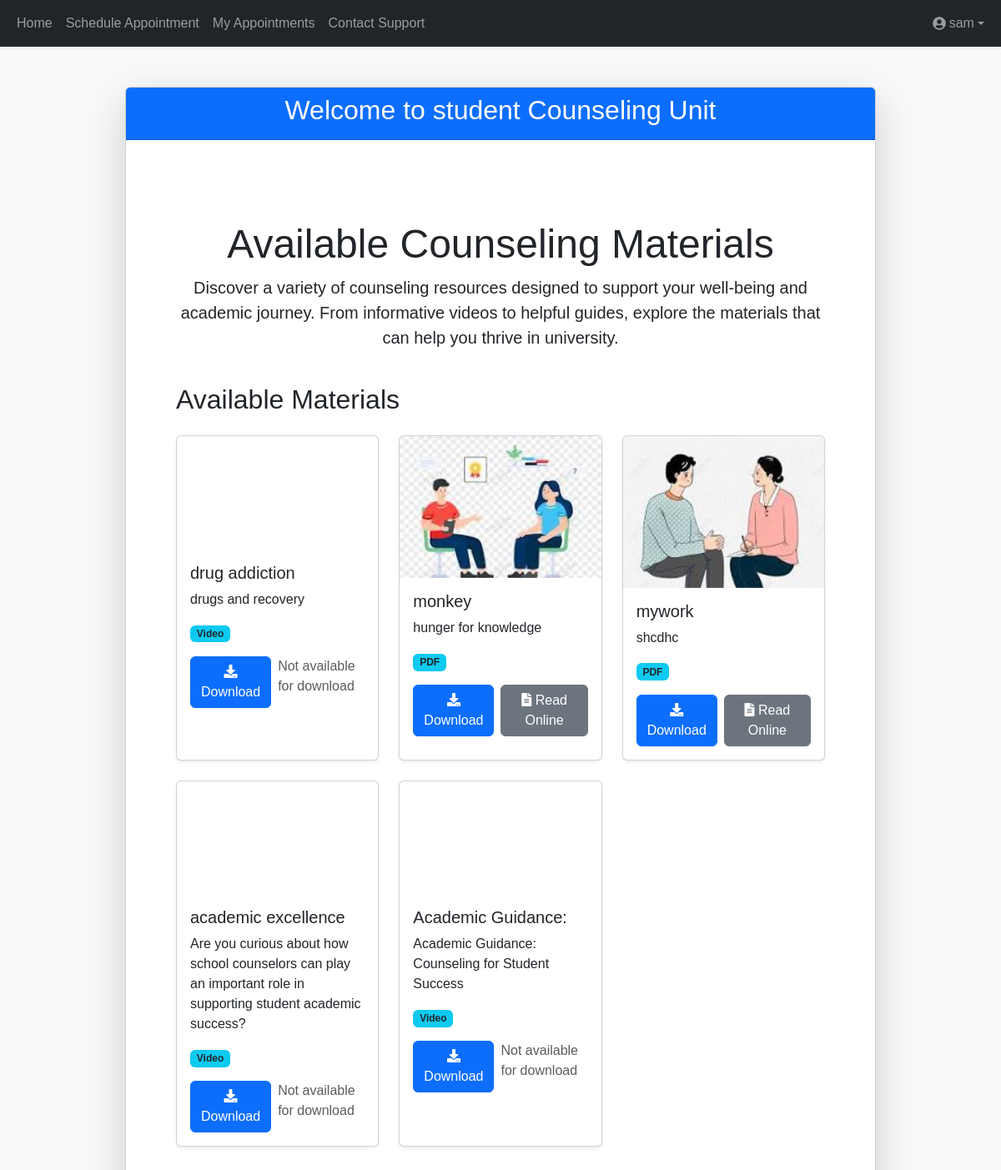
The app's page /materials/ (signed in) with its own data.
### counseling/models.py (models this page shows, shortened)
class CounselingMaterial(models.Model):
    MATERIAL_TYPES = [
        ('PDF', 'PDF'),
        ('Video', 'Video'),
        ('Text', 'Text'),
    ]
    title = models.CharField(max_length=255)
    description = models.TextField()
    material_type = models.CharField(max_length=10, choices=MATERIAL_TYPES)
    upload_date = models.DateTimeField(auto_now_add=True)
    file = models.FileField(upload_to='materials/', null=True, blank=True)  # For PDF and video uploads
    content = models.TextField(null=True, blank=True)  # For text-based content
    image = models.ImageField(upload_to='materials/images/', null=True, blank=True)  # Add this line for images
    video_url = models.URLField(null=True, blank=True)  # For YouTube video links

### counseling/views.py (the view)
# urls.py: path('materials/', views.materials, name='materials'),
@login_required
def materials(request):
    materials = CounselingMaterial.objects.all()  # Fetch all counseling materials
    return render(request, 'materials.html', {'materials': materials})

### counseling/templates/materials.html (shortened to what this page needs)
{% extends 'base.html' %}
{% load static %}
{% block content %}
<div class="container my-5">
    <div class="row">
        <div class="col-12 text-center mb-4">
            <h1 class="display-5">Available Counseling Materials</h1>
            <p class="lead">Discover a variety of counseling resources designed to support your well-being and academic journey. From informative videos to helpful guides, explore the materials that can help you thrive in university.</p>
        </div>
    </div>
    {% if user.is_authenticated %}
    <div class="row">
        <div class="col-12">
            <h2 class="mb-4">Available Materials</h2>
            <div class="row row-cols-1 row-cols-md-3 g-4">
                {% for material in materials %}
                <div class="col">
                    <div class="card h-100 shadow-sm">
                        {% if material.material_type == 'Video' and material.video_url %}
                            <div class="ratio ratio-16x9">
                                <iframe src="https://www.youtube.com/embed/{{ material.video_url|slice:'-11:' }}"
                                        title="{{ material.title }}" allowfullscreen>
                                </iframe>
                            </div>
                        {% elif material.material_type == 'PDF' and material.file %}
                            <img src="{% if material.image %}{{ material.image.url }}{% else %}{% static 'images/default-pdf-icon.png' %}{% endif %}"
                                 class="card-img-top" alt="{{ material.title }}">
                        {% elif material.material_type == 'Text' %}
                            <div class="card-body">
                                <h5 class="card-title">{{ material.title }}</h5>
                                <p class="card-text">{{ material.description|truncatewords:20 }}</p>
                            </div>
                        {% endif %}
                        <div class="card-body">
                            <h5 class="card-title">{{ material.title }}</h5>
                            <p class="card-text">{{ material.description|truncatewords:20 }}</p>
                            <span class="badge bg-info text-dark">{{ material.material_type }}</span>
                            <div class="mt-3 d-flex justify-content-between">
                                <a href="{% url 'download_material' material.id %}" class="btn btn-primary me-2">
                                    <i class="fas fa-download"></i> Download
                                </a>
                                {% if material.file %}
                                    <a href="{{ material.file.url }}" target="_blank" class="btn btn-secondary">
                                        <i class="fas fa-file-alt"></i> Read Online
                                    </a>
                                {% else %}
                                    <span class="text-muted">Not available for download</span>
                                {% endif %}
                            </div>
                        </div>
                    </div>
                </div>
                {% endfor %}
            </div>
        </div>
    </div>
    {% endif %}
</div>
{% endblock %}

### counseling/templates/navbar.html (shortened to what this page needs)
<nav class="navbar navbar-expand-lg navbar-dark bg-dark shadow-sm">
    <div class="container-fluid">
        <div class="collapse navbar-collapse" id="navbarNav">
            <ul class="navbar-nav me-auto mb-2 mb-lg-0">
                <li class="nav-item">
                    <a class="nav-link {% if request.resolver_match.url_name == 'home' %}active{% endif %}" href="{% url 'home' %}">Home</a>
                </li>
                {% if user.is_authenticated %}
                <li class="nav-item">
                    <a class="nav-link {% if request.resolver_match.url_name == 'schedule_appointment' %}active{% endif %}" href="{% url 'schedule_appointment' %}">Schedule Appointment</a>
                </li>
                <li class="nav-item">
                    <a class="nav-link {% if request.resolver_match.url_name == 'appointment_list' %}active{% endif %}" href="{% url 'appointment_list' %}">My Appointments</a>
                </li>
                <li class="nav-item">
                    <a class="nav-link {% if request.resolver_match.url_name == 'contact_support' %}active{% endif %}" href="{% url 'contact_support' %}">Contact Support</a>
                </li>
                {% endif %}
            </ul>
            <ul class="navbar-nav ms-auto">
                {% if user.is_authenticated %}
                <li class="nav-item dropdown">
                    <a class="nav-link dropdown-toggle d-flex align-items-center" href="#" id="profileDropdown" role="button" data-bs-toggle="dropdown" aria-expanded="false">
                        <i class="fas fa-user-circle me-1"></i> {{ user.username }}
                    </a>
                </li>
                {% endif %}
            </ul>
        </div>
    </div>
</nav>

### static/css/styles.css (style rules this page uses)
.container { position: relative; z-index: 2; }

### counseling/templates/base.html (style rules this page uses)
body { background-image: url('https://media.istockphoto.com/id/1977348709/photo/laughing-young-businesswoman-talking-with-colleagues-in-an-office-hallway.jpg?s=612x612&w=is&k=20&c=u46buz4xE77KcbN7QkWYeQT2yMG_-fhAF76oAtmEQMM='); background-size: cover; background-position: center; background-repeat: no-repeat; background-attachment: fixed; font-family: 'Poppins', sans-serif; }

### records on screen
CounselingMaterial: title "drug addiction", description "drugs and recovery", material_type "Video", file "Not available for download"
CounselingMaterial: image (picture), title "monkey", description "hunger for knowledge", material_type "PDF"
CounselingMaterial: image (picture), title "mywork", description "shcdhc", material_type "PDF"
CounselingMaterial: title "academic excellence", description "Are you curious about how school counselors can play an important role in supporting student academic success?", material_type "Video", file "Not available for download"
CounselingMaterial: title "Academic Guidance:", description "Academic Guidance: Counseling for Student Success", material_type "Video", file "Not available for download"

### other values on screen
{{ user.username }} "sam"
